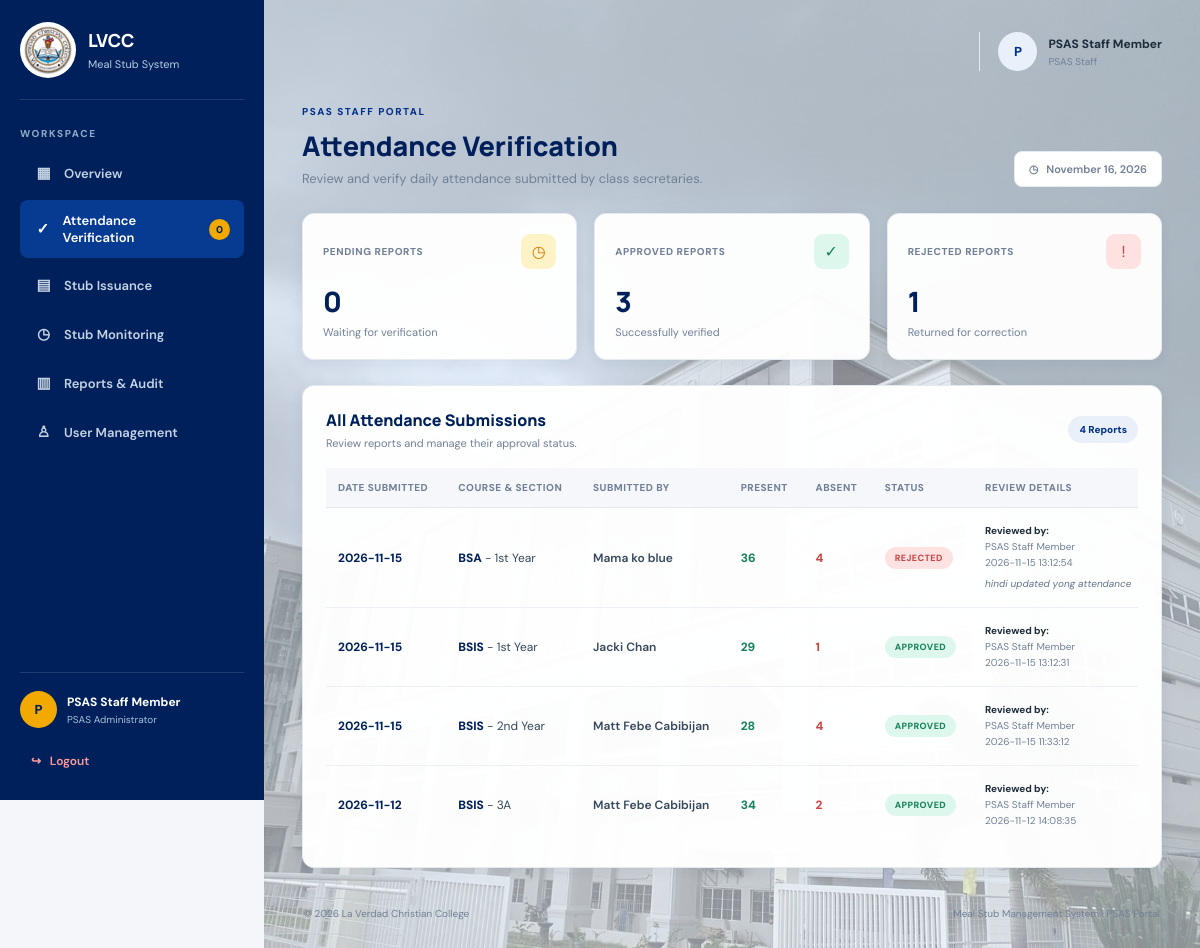
The app's page /attendance_verification.php (signed in) with its own data.
### tables this page shows
CREATE TABLE attendance_reports (
            id INTEGER PRIMARY KEY AUTOINCREMENT,
            secretary_id INTEGER NOT NULL,
            course TEXT NOT NULL,
            year_level INTEGER NOT NULL CHECK (year_level BETWEEN 1 AND 6),
            section TEXT NOT NULL,
            report_date TEXT NOT NULL,
            present_count INTEGER NOT NULL CHECK (present_count >= 0),
            absent_count INTEGER NOT NULL DEFAULT 0 CHECK (absent_count >= 0),
            status TEXT NOT NULL DEFAULT 'pending'
                CHECK (status IN ('pending', 'approved', 'rejected')),
            remarks TEXT,
            reviewed_by INTEGER,
            reviewed_at TIMESTAMP,
            review_remarks TEXT,
            created_at TIMESTAMP DEFAULT CURRENT_TIMESTAMP,
            updated_at TIMESTAMP,
            FOREIGN KEY (secretary_id) REFERENCES users(id),
            FOREIGN KEY (reviewed_by) REFERENCES users(id)
        );

### attendance_verification.php (the view, shortened to what this page needs)
<?php
require_once __DIR__ . '/db.php';
$staffName = (string)(
    $_SESSION['name'] ??
    $_SESSION['full_name'] ??
    'PSAS Staff'
);
$initials = strtoupper(substr(trim($staffName), 0, 1));
$reports = [];
$pendingCount = 0;
$approvedCount = 0;
$rejectedCount = 0;
try {
    $stmt = $pdo->query("
        SELECT
            ar.*,
            u.full_name AS secretary_name,
            reviewer.full_name AS reviewer_name
        FROM attendance_reports ar
        LEFT JOIN users u
            ON ar.secretary_id = u.id
        LEFT JOIN users reviewer
            ON ar.reviewed_by = reviewer.id
        ORDER BY ar.report_date DESC, ar.id DESC
    ");
    $reports = $stmt->fetchAll(PDO::FETCH_ASSOC);
    foreach ($reports as $report) {
        switch (strtolower((string)$report['status'])) {
            case 'approved':
                $approvedCount++;
                break;
            case 'rejected':
                $rejectedCount++;
                break;
        }
    }
} catch (PDOException $e) {
    error_log('Attendance report loading error: ' . $e->getMessage());
    $error = 'Unable to load attendance reports.';
}
function e($value) {
    return htmlspecialchars(
        (string)$value,
        ENT_QUOTES,
        'UTF-8'
    );
}
function getStatusClass($status) {
    switch (strtolower((string)$status)) {
        case 'approved':
            return 'badge-approved';
        case 'rejected':
            return 'badge-rejected';
    }
}
?>
<!DOCTYPE html>
<html lang="en">
<head>
</head>
<body>
<aside class="sidebar">
    <div class="brand">
        <img src="assets/image/LVlogo.jpg" alt="LVCC Logo">
        <div>
            <b>LVCC</b>
            <small>Meal Stub System</small>
        </div>
    </div>
    <span class="nav-label">Workspace</span>
    <nav>
        <a href="psas_dashboard.php">
            <span class="nav-left">
                <span class="nav-icon">▦</span>
                Overview
            </span>
        </a>
        <a href="attendance_verification.php" class="active">
            <span class="nav-left">
                <span class="nav-icon">✓</span>
                Attendance Verification
            </span>
            <span class="nav-badge">
                <?= number_format($pendingCount) ?>
            </span>
        </a>
        <a href="stub_issuance.php">
            <span class="nav-left">
                <span class="nav-icon">▤</span>
                Stub Issuance
            </span>
        </a>
        <a href="stub_monitoring.php">
            <span class="nav-left">
                <span class="nav-icon">◷</span>
                Stub Monitoring
            </span>
        </a>
        <a href="reports_audit.php">
            <span class="nav-left">
                <span class="nav-icon">▥</span>
                Reports & Audit
            </span>
        </a>
        <a href="user_management.php">
            <span class="nav-left">
                <span class="nav-icon">♙</span>
                User Management
            </span>
        </a>
    </nav>
    <div class="sidebar-account">
        <div class="account-info">
            <div class="account-avatar">
                <?= e($initials) ?>
            </div>
            <div>
                <div class="account-name">
                    <?= e($staffName) ?>
                </div>
                <div class="account-role">
                    PSAS Administrator
                </div>
            </div>
        </div>
        <a href="logout.php" class="logout-link">
            ↪ &nbsp; Logout
        </a>
    </div>
</aside>
<main class="main-content">
    <div class="topbar">
        <div class="topbar-user">
            <div class="topbar-avatar">
                <?= e($initials) ?>
            </div>
            <div>
                <div class="topbar-name">
                    <?= e($staffName) ?>
                </div>
                <span class="topbar-role">
                    PSAS Staff
                </span>
            </div>
        </div>
    </div>
    <section class="page-heading">
        <div>
            <span class="page-eyebrow">
                PSAS Staff Portal
            </span>
            <h1>Attendance Verification</h1>
            <p>
                Review and verify daily attendance submitted by class secretaries.
            </p>
        </div>
        <div class="date-label">
            ◷ &nbsp; <?= date('F d, Y') ?>
        </div>
    </section>
    <section class="summary-grid">
        <div class="summary-card">
            <div class="summary-card-top">
                <span class="summary-label">Pending Reports</span>
                <div class="summary-icon icon-pending">◷</div>
            </div>
            <strong class="summary-number">
                <?= number_format($pendingCount) ?>
            </strong>
            <span class="summary-description">
                Waiting for verification
            </span>
        </div>
        <div class="summary-card">
            <div class="summary-card-top">
                <span class="summary-label">Approved Reports</span>
                <div class="summary-icon icon-approved">✓</div>
            </div>
            <strong class="summary-number">
                <?= number_format($approvedCount) ?>
            </strong>
            <span class="summary-description">
                Successfully verified
            </span>
        </div>
        <div class="summary-card">
            <div class="summary-card-top">
                <span class="summary-label">Rejected Reports</span>
                <div class="summary-icon icon-rejected">!</div>
            </div>
            <strong class="summary-number">
                <?= number_format($rejectedCount) ?>
            </strong>
            <span class="summary-description">
                Returned for correction
            </span>
        </div>
    </section>
    <section class="panel">
        <div class="panel-heading">
            <div>
                <h2>All Attendance Submissions</h2>
                <p>
                    Review reports and manage their approval status.
                </p>
            </div>
            <span class="report-count">
                <?= number_format(count($reports)) ?> Reports
            </span>
        </div>
        <?php if (empty($reports)): ?>
            <div class="empty-state">
                <div class="empty-icon">▤</div>
                <h3>No attendance reports yet</h3>
                <p>
                    Submitted attendance reports will appear here.
                </p>
            </div>
        <?php else: ?>
            <div class="table-wrapper">
                <table>
                    <thead>
                        <tr>
                            <th>Date Submitted</th>
                            <th>Course & Section</th>
                            <th>Submitted By</th>
                            <th>Present</th>
                            <th>Absent</th>
                            <th>Status</th>
                            <th>Review Details</th>
                        </tr>
                    </thead>
                    <tbody>
                        <?php foreach ($reports as $r): ?>
                            <tr>
                                <td class="date-cell">
                                    <?= e($r['report_date']) ?>
                                </td>
                                <td class="course-cell">
                                    <strong><?= e($r['course']) ?></strong>
                                    - <?= e($r['section']) ?>
                                </td>
                                <td class="secretary-cell">
                                    <?= e($r['secretary_name'] ?? 'Unknown') ?>
                                </td>
                                <td>
                                    <span class="count-present">
                                        <?= (int)$r['present_count'] ?>
                                    </span>
                                </td>
                                <td>
                                    <span class="count-absent">
                                        <?= (int)($r['absent_count'] ?? 0) ?>
                                    </span>
                                </td>
                                <td>
                                    <span class="badge <?= getStatusClass($r['status']) ?>">
                                        <?= e(ucfirst($r['status'])) ?>
                                    </span>
                                </td>
                                <td>
                                    <?php if (!empty($r['reviewed_at'])): ?>
                                        <div class="review-details">
                                            <strong>Reviewed by:</strong><br>
                                            <?= e($r['reviewer_name'] ?? 'PSAS') ?>
                                            <br>
                                            <?= e($r['reviewed_at']) ?>
                                            <?php if (!empty($r['review_remarks'])): ?>
                                                <span class="review-remarks">
                                                    <?= e($r['review_remarks']) ?>
                                                </span>
                                            <?php endif; ?>
                                        </div>
                                    <?php else: ?>
                                        <span class="reviewed-label">
                                            Not yet reviewed
                                        </span>
                                    <?php endif; ?>
                                </td>
                            </tr>
                        <?php endforeach; ?>
                    </tbody>
                </table>
            </div>
        <?php endif; ?>
    </section>
    <footer class="page-footer">
        <span>
            © <?= date('Y') ?> La Verdad Christian College
        </span>
        <span>
            Meal Stub Management System · PSAS Portal
        </span>
    </footer>
</main>
</body>
</html>

### records on screen
attendance_reports: report_date "2026-11-15", course "BSA", section "1st Year", secretary_name "Mama ko blue", present_count "36", absent_count "4", status "REJECTED", reviewer_name "PSAS Staff Member", reviewed_at "2026-11-15 13:12:54", review_remarks "hindi updated yong attendance"
attendance_reports: report_date "2026-11-15", course "BSIS", section "1st Year", secretary_name "Jacki Chan", present_count "29", absent_count "1", status "APPROVED", reviewer_name "PSAS Staff Member", reviewed_at "2026-11-15 13:12:31"
attendance_reports: report_date "2026-11-15", course "BSIS", section "2nd Year", secretary_name "Matt Febe Cabibijan", present_count "28", absent_count "4", status "APPROVED", reviewer_name "PSAS Staff Member", reviewed_at "2026-11-15 11:33:12"
attendance_reports: report_date "2026-11-12", course "BSIS", section "3A", secretary_name "Matt Febe Cabibijan", present_count "34", absent_count "2", status "APPROVED", reviewer_name "PSAS Staff Member", reviewed_at "2026-11-12 14:08:35"

### other values on screen
$pendingCount "0"
$initials "P"
$staffName "PSAS Staff Member"
$approvedCount "3"
$rejectedCount "1"
count($reports) "4"
